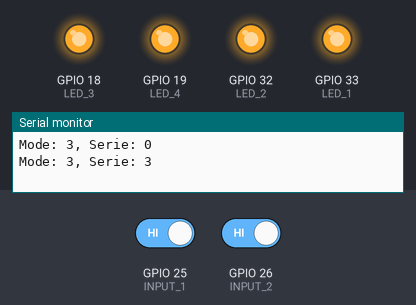
Simulated run of this sketch. Board: ESP32. On the bench: output pins drawn as LEDs (lit = HIGH), the last lines printed to the serial monitor. Dashed ring = blinking. The inputs (shaded band) are chosen by the test bench; at power-on: GPIO 25 (INPUT_1) HIGH, GPIO 26 (INPUT_2) HIGH. Nothing arrives over Bluetooth unless stated.

Above: at 1.2 s.
1.3 s: GPIO 25 (INPUT_1) driven LOW
At 2.24 s:
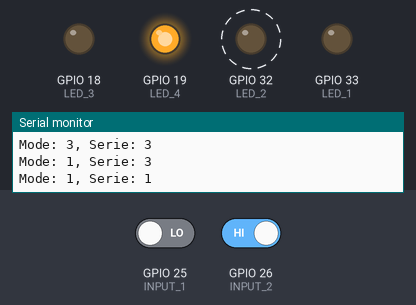
4.8 s: GPIO 25 (INPUT_1) driven HIGH
At 5.6 s:
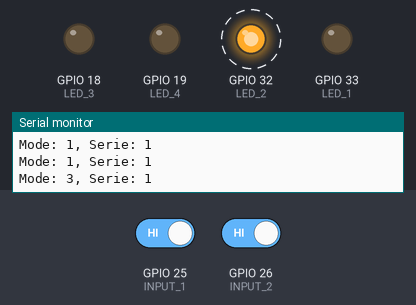
9.0 s: GPIO 26 (INPUT_2) driven LOW
At 10.35 s:
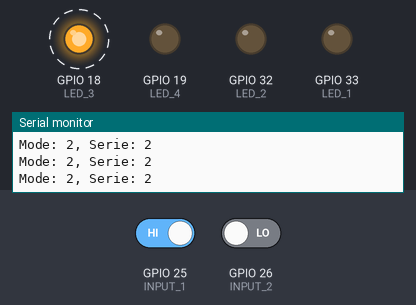
Timing chart, 0 to 18.5 s (numbered marks = the images above; inputs shaded):
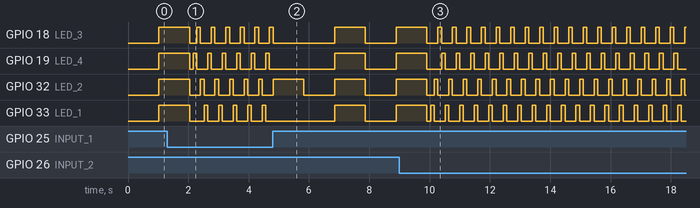

Measured:
- after the input at 4.8 s, GPIO 32 (LED_2): alternates HIGH for 1.0 s and LOW for 1.0 s, starting after 1.0 s
- after the input at 9.0 s, GPIO 18 (LED_3): alternates HIGH for 0.12 s and LOW for 0.36 s, starting after 1.3 s
- by itself, GPIO 19 (LED_4), GPIO 33 (LED_1): repeats every 0.48 s: HIGH 0.12 s, LOW 0.36 s
- by itself, GPIO 32 (LED_2): alternates HIGH for 0.12 s and LOW for 0.36 s

The sketch:

christmas_led_series.ino
```cpp
#include "BluetoothSerial.h"

#define INPUT_1 25
#define INPUT_2 26
#define LED_1 33
#define LED_2 32
#define LED_3 18
#define LED_4 19

BluetoothSerial SerialBT;
const String DEVICE_NAME = "ESP32 board";
byte dataRX;

int flag = 0;
int serie = 0;

void setup() {
  pinMode(INPUT_1, INPUT);
  pinMode(INPUT_2, INPUT);
  pinMode(LED_1, OUTPUT);
  pinMode(LED_2, OUTPUT);
  pinMode(LED_3, OUTPUT);
  pinMode(LED_4, OUTPUT);

  Serial.begin(115200);
  SerialBT.begin(DEVICE_NAME);

  Serial.begin(115200);
}

void loop() {
  serialEvent();

  Serial.println("Mode: " + String(getMode()) + ", Serie: " + String(serie));
  if (getMode() != 0) {
    serie = getMode();
  }

  if (dataRX == '0') {
    serie = 0;
  } else if (dataRX == '1') {
    serie = 1;
  } else if (dataRX == '2') {
    serie = 2;
  } else if (dataRX == '3') {
    serie = 3;
  }

  if (serie == 1) {
    mode1();
  } else if (serie == 2) {
    mode2();
  } else if (serie == 3) {
    mode3();
  }
}

void serialEvent() {
  delay(20);

  if (SerialBT.available()) {
    dataRX = SerialBT.read();
    Serial.write(dataRX);
  }
}

int getMode() {
  if (digitalRead(INPUT_1) == 0 && digitalRead(INPUT_2) == 0) {
    return 0;
  } else if (digitalRead(INPUT_1) == 0 && digitalRead(INPUT_2) == 1) {
    return 1;
  } else if (digitalRead(INPUT_1) == 1 && digitalRead(INPUT_2) == 0) {
    return 2;
  } else if (digitalRead(INPUT_1) == 1 && digitalRead(INPUT_2) == 1) {
    return 3;
  }
}

void mode1() {
  delay(100);

  if (flag == 0) {
    flag = 1;

    digitalWrite(LED_1, LOW);
    digitalWrite(LED_2, LOW);
    digitalWrite(LED_3, LOW);
    digitalWrite(LED_4, HIGH);
  } else if (flag == 1) {
    flag = 2;

    digitalWrite(LED_1, LOW);
    digitalWrite(LED_2, LOW);
    digitalWrite(LED_3, HIGH);
    digitalWrite(LED_4, LOW);
  } else if (flag == 2) {
    flag = 3;

    digitalWrite(LED_1, LOW);
    digitalWrite(LED_2, HIGH);
    digitalWrite(LED_3, LOW);
    digitalWrite(LED_4, LOW);
  } else {
    flag = 0;

    digitalWrite(LED_1, HIGH);
    digitalWrite(LED_2, LOW);
    digitalWrite(LED_3, LOW);
    digitalWrite(LED_4, LOW);
  }
}

void mode2() {
  delay(100);

  if (flag == 0) {
    flag = 1;

    digitalWrite(LED_1, HIGH);
    digitalWrite(LED_2, LOW);
    digitalWrite(LED_3, LOW);
    digitalWrite(LED_4, LOW);
  } else if (flag == 1) {
    flag = 2;

    digitalWrite(LED_1, LOW);
    digitalWrite(LED_2, HIGH);
    digitalWrite(LED_3, LOW);
    digitalWrite(LED_4, LOW);
  } else if (flag == 2) {
    flag = 3;

    digitalWrite(LED_1, LOW);
    digitalWrite(LED_2, LOW);
    digitalWrite(LED_3, HIGH);
    digitalWrite(LED_4, LOW);
  } else {
    flag = 0;

    digitalWrite(LED_1, LOW);
    digitalWrite(LED_2, LOW);
    digitalWrite(LED_3, LOW);
    digitalWrite(LED_4, HIGH);
  }
}

void mode3() {
  delay(1000);

  if (flag == 0) {
    flag = 1;

    digitalWrite(LED_1, HIGH);
    digitalWrite(LED_2, HIGH);
    digitalWrite(LED_3, HIGH);
    digitalWrite(LED_4, HIGH);
  } else {
    flag = 0;

    digitalWrite(LED_1, LOW);
    digitalWrite(LED_2, LOW);
    digitalWrite(LED_3, LOW);
    digitalWrite(LED_4, LOW);
  }
}
```
